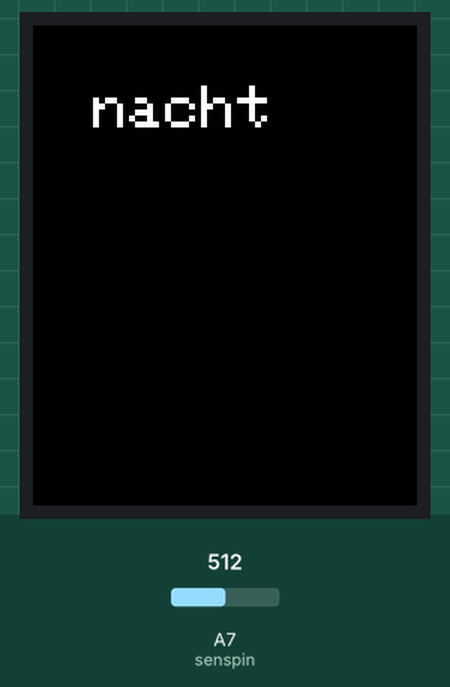
Recording of a sketch running on a simulated Arduino Nano, built with avr-gcc and run on an emulated ATmega328P. Parts: 128×160 colour display. Inputs (shaded band) come from the test bench; at power-on: A7 (senspin) = 512.

Above: at 1.3 s.
1.4 s: A7 (senspin) set to 311
2.9 s: A7 (senspin) set to 285
At 3.9 s:
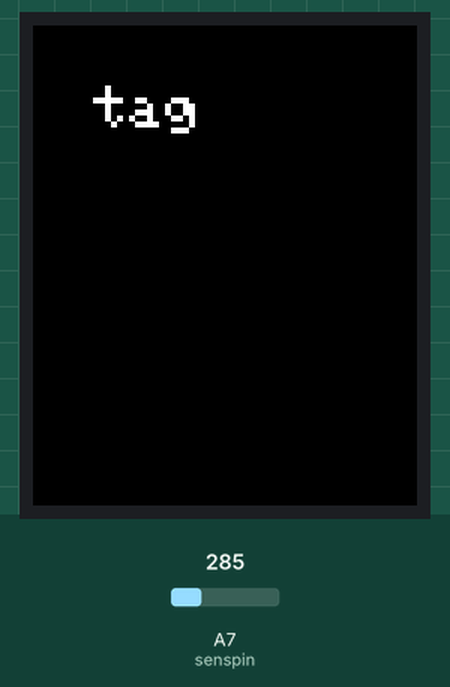
4.4 s: A7 (senspin) set to 306
At 5.5 s:
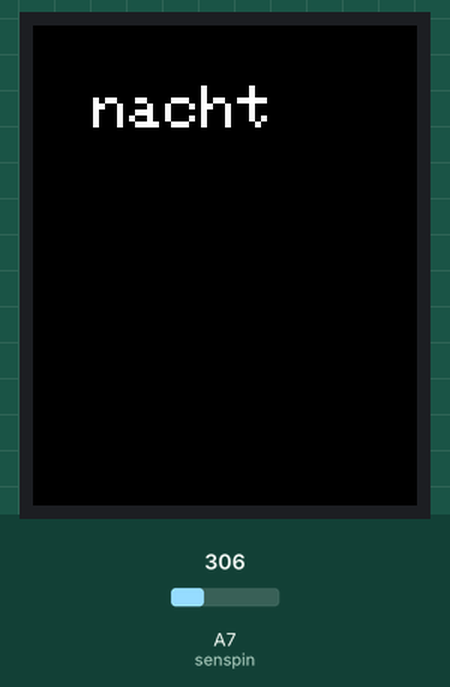
Timing chart, 0 to 7.4 s (numbered marks = the images above; inputs shaded):
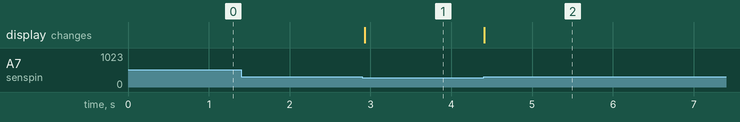

The sketch:

v1.ino
```cpp
#define TFT_PIN_CS   10 // Arduino-Pin an Display CS
#define TFT_PIN_DC   9  // Arduino-Pin an
#define TFT_PIN_RST  8  // Arduino Reset-Pin

#include <SPI.h>
#include <Adafruit_GFX.h>    // Adafruit Grafik-Bibliothek
#include <Adafruit_ST7735.h> // Adafruit ST7735-Bibliothek

Adafruit_ST7735 tft = Adafruit_ST7735(TFT_PIN_CS, TFT_PIN_DC, TFT_PIN_RST);

int senspin = A7;
int sensor;
void setup() {
  Serial.begin(9600);
  pinMode(12, INPUT);
  tft.initR(INITR_BLACKTAB);   // ST7735-Chip initialisieren
  tft.setTextSize(2);
  tft.fillScreen(ST7735_BLACK);
  tft.setTextColor(ST7735_WHITE);
  tft.setTextWrap(true);


}

void loop() {
  sensor = analogRead(senspin);
  if (sensor < 300) {

    tft.setCursor(20, 20);
    tft.fillRect(20, 20, 100, 50, 0x0000);
    tft.print("tag");
    delay(100);


  }
  else {
    tft.setCursor(20, 20);
    tft.fillRect(20, 20, 100, 50, 0x0000);
    tft.print("nacht");
    delay(100);
  }
}
```

Measured:
- the behaviour switches between 300 and 299 on A7 (senspin) (found by bisection; images 0 and 1)
- after the input at 1.4 s, every drawn part: stays the same
- after the input at 2.9 s, the display: changes at once (image 1)
- after the input at 4.4 s, the display: changes at once (image 2)
